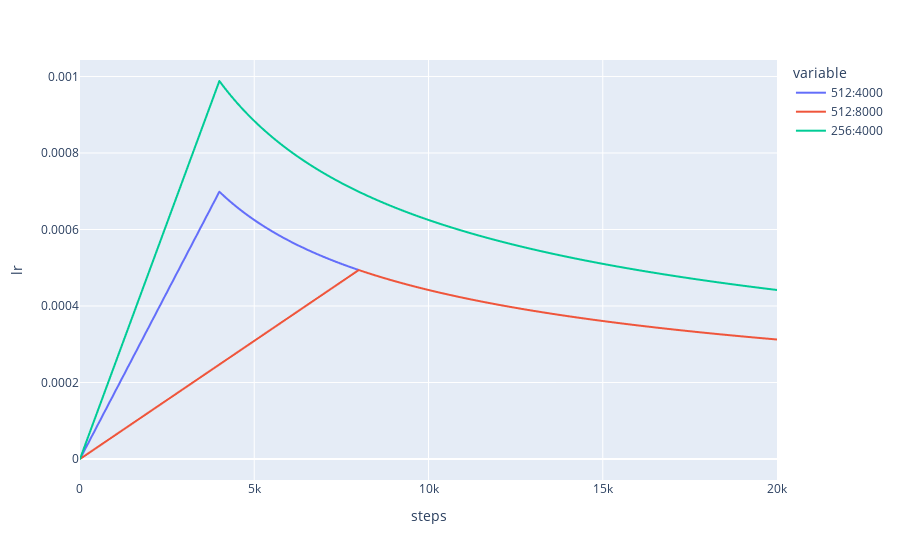

Notebook code cell kept with this figure:
### Code cell
#注1：此处通过继承方法将学习率调度策略融入Optimizer  
#注2：NoamOpt中的Noam是论文作者之一的名字  
#注3：学习率是按照step而非epoch去改变的  
  
class NoamOpt(torch.optim.AdamW):  
    def __init__(self, params, model_size=512, factor=1.0, warmup=4000,   
                 lr=0, betas=(0.9, 0.98), eps=1e-9,  
                 weight_decay=0, amsgrad=False):  
        super(NoamOpt,self).__init__(params, lr=lr, betas=betas, eps=eps,  
                 weight_decay=weight_decay, amsgrad=amsgrad)  
        self._step = 0  
        self.warmup = warmup  
        self.factor = factor  
        self.model_size = model_size  
          
    def step(self,closure=None):  
        "Update parameters and rate"  
        self._step += 1  
        rate = self.rate()  
        for p in self.param_groups:  
            p['lr'] = rate  
        super(NoamOpt,self).step(closure=closure)  
          
    def rate(self, step = None):  
        "Implement `lrate` above"  
        if step is None:  
            step = self._step  
        return self.factor * \
            (self.model_size ** (-0.5) *  
            min(step * self.warmup ** (-1.5),step ** (-0.5)))  
      
optimizer = NoamOpt(net.parameters(),   
       model_size=net.src_embed[0].d_model, factor=1.0,   
        warmup=400)  
  
import plotly.express as px   
  
opts = [NoamOpt(net.parameters(),model_size=512, factor =1, warmup=4000),   
        NoamOpt(net.parameters(),model_size=512, factor=1,  warmup=8000),  
        NoamOpt(net.parameters(),model_size=256, factor=1,  warmup=4000)]  
  
steps = np.arange(1, 20000)  
rates = [[opt.rate(i) for opt in opts] for i in steps]  
dfrates = pd.DataFrame(rates,columns = ["512:4000", "512:8000", "256:4000"])  
dfrates["steps"] = steps   
  
fig = px.line(dfrates,x="steps",y=["512:4000", "512:8000", "256:4000"])  
fig.layout.yaxis.title = "lr"  
fig

### Figure 1 — Plotly figure (JSON) as saved in the notebook; plotly's stock layout.template omitted (floating-point values rounded to 4 significant figures; data arrays with more than 128 entries replaced by an {"elided": "..."} marker saying what was removed)
{"data": [{"hovertemplate": "variable=512:4000<br>steps=%{x}<br>value=%{y}<extra></extra>", "legendgroup": "512:4000", "line": {"color": "#636efa", "dash": "solid"}, "marker": {"symbol": "circle"}, "mode": "lines", "name": "512:4000", "showlegend": true, "type": "scattergl", "x": {"elided": "19999 int values"}, "xaxis": "x", "y": {"elided": "19999 float values"}, "yaxis": "y"}, {"hovertemplate": "variable=512:8000<br>steps=%{x}<br>value=%{y}<extra></extra>", "legendgroup": "512:8000", "line": {"color": "#EF553B", "dash": "solid"}, "marker": {"symbol": "circle"}, "mode": "lines", "name": "512:8000", "showlegend": true, "type": "scattergl", "x": {"elided": "19999 int values"}, "xaxis": "x", "y": {"elided": "19999 float values"}, "yaxis": "y"}, {"hovertemplate": "variable=256:4000<br>steps=%{x}<br>value=%{y}<extra></extra>", "legendgroup": "256:4000", "line": {"color": "#00cc96", "dash": "solid"}, "marker": {"symbol": "circle"}, "mode": "lines", "name": "256:4000", "showlegend": true, "type": "scattergl", "x": {"elided": "19999 int values"}, "xaxis": "x", "y": {"elided": "19999 float values"}, "yaxis": "y"}], "layout": {"legend": {"title": {"text": "variable"}, "tracegroupgap": 0}, "margin": {"t": 60}, "xaxis": {"anchor": "y", "domain": [0, 1], "title": {"text": "steps"}}, "yaxis": {"anchor": "x", "domain": [0, 1], "title": {"text": "lr"}}}}
